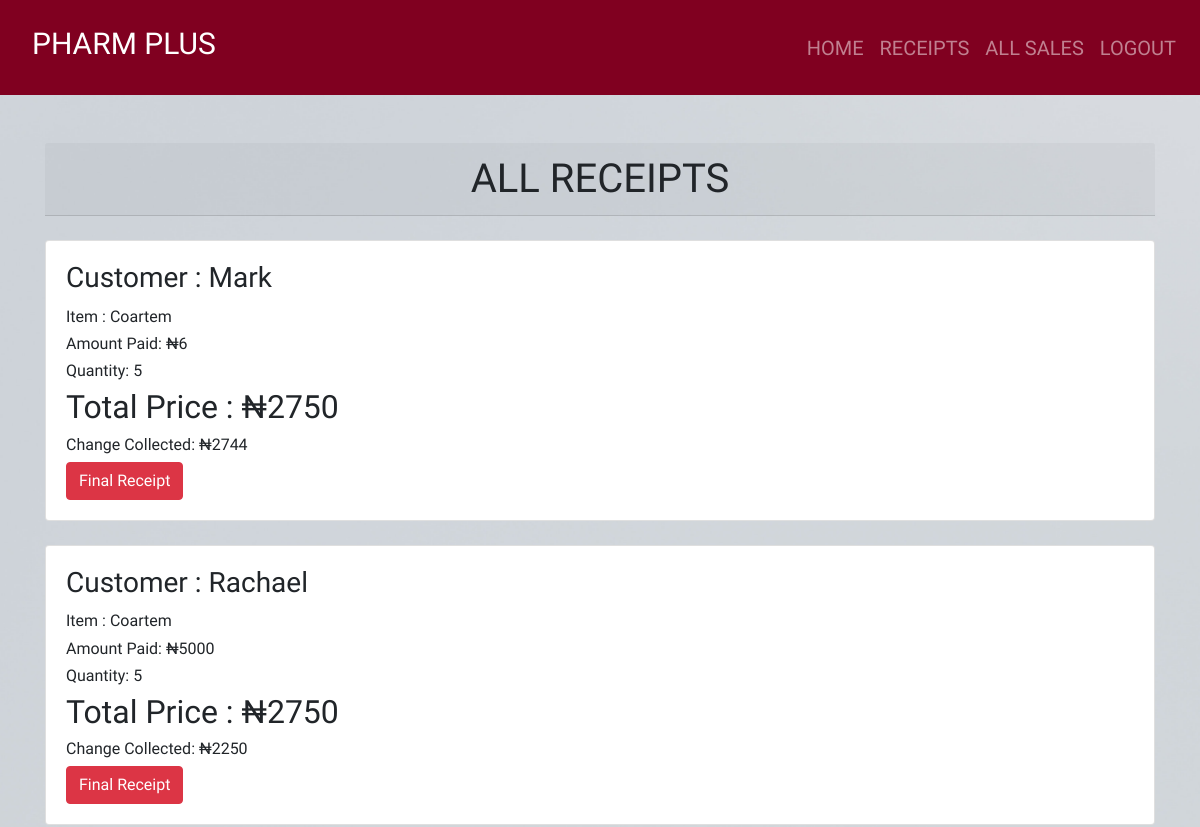
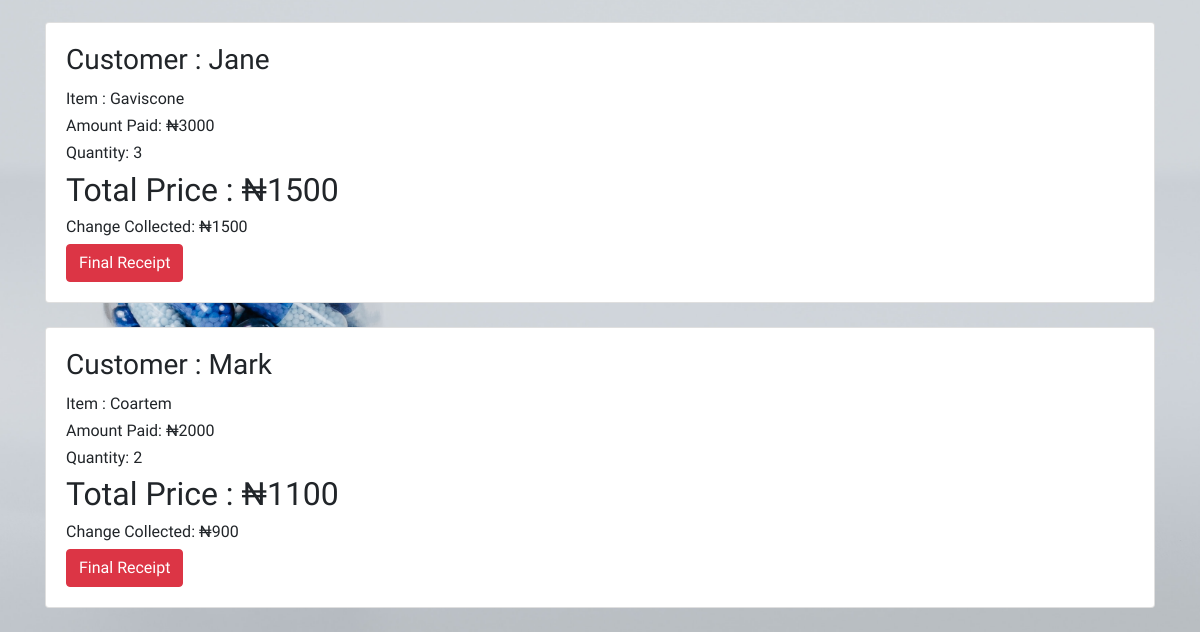
/receipt/ (signed in), run on an earlier commit of the app's database (2 pictures, top to bottom).
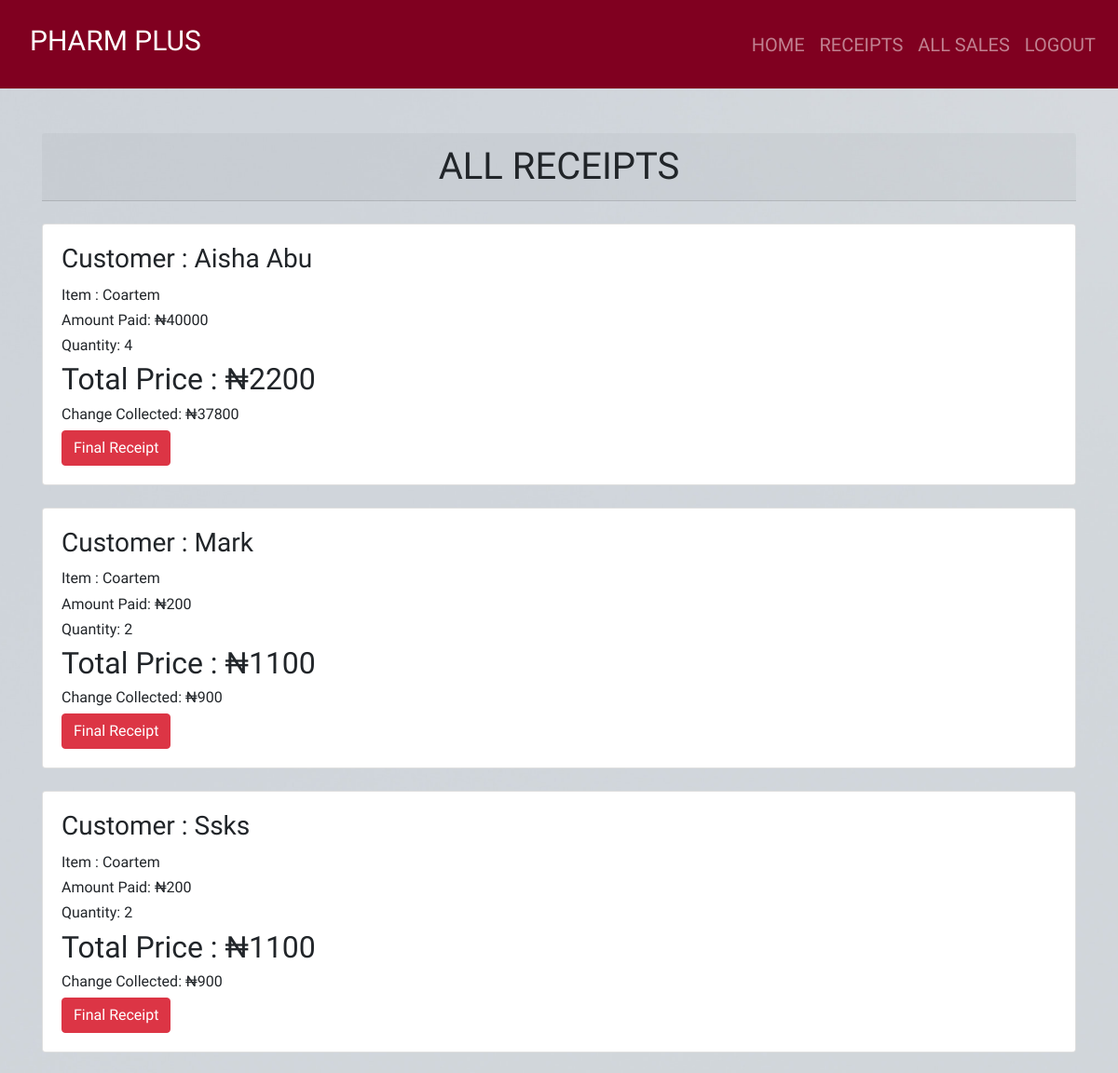
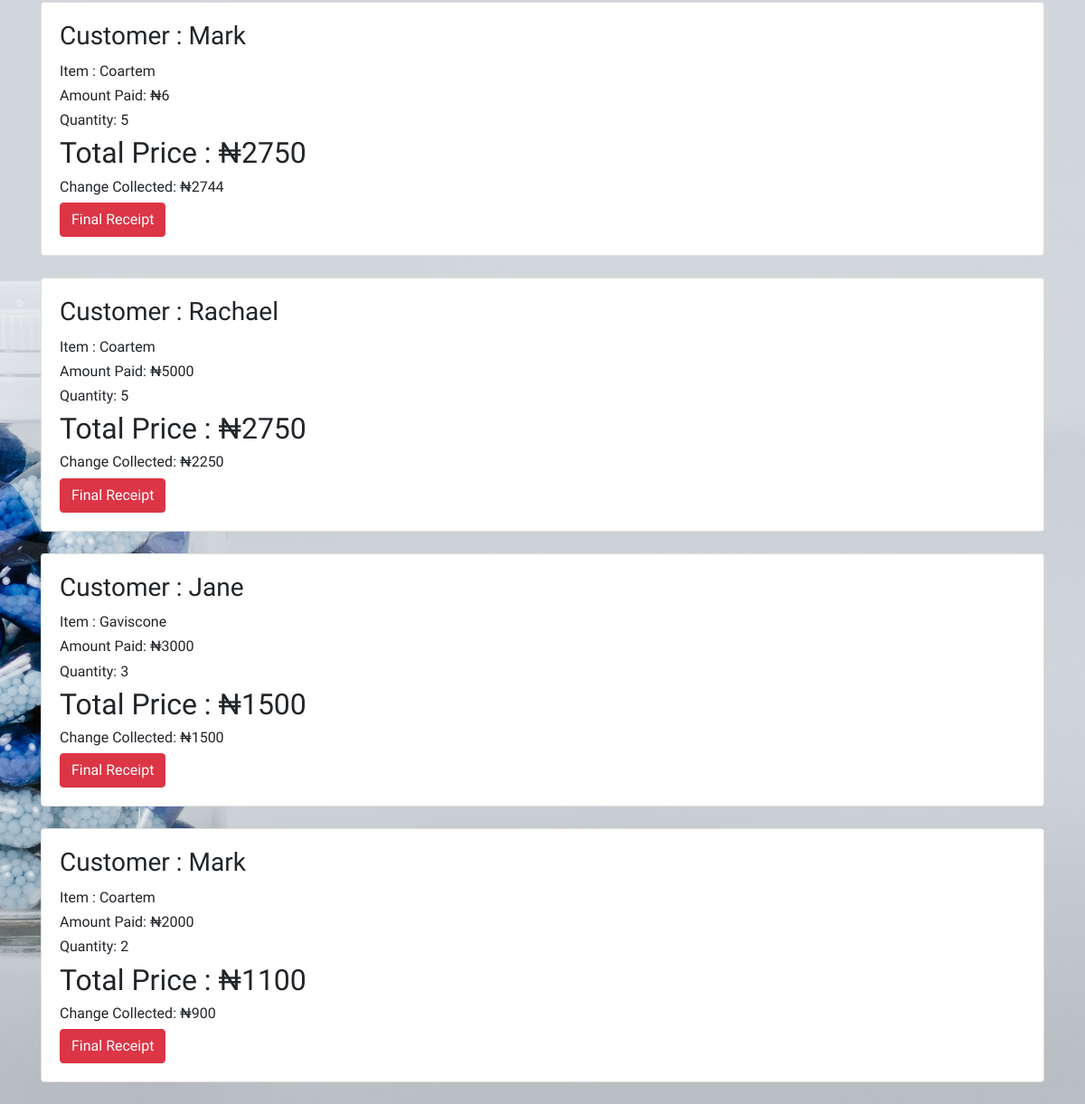
And on a later commit of the database (2 pictures, top to bottom).
### product_app/models.py (models this page shows, shortened)
class Sale(models.Model):
    item = models.ForeignKey(Product, on_delete = models.CASCADE)
    quantity = models.IntegerField(default = 0, null = True, blank = True)
    amount_received = models.IntegerField(default = 0, null = True, blank = True)
    issued_to = models.CharField(max_length = 50, null = True, blank = True)
    unit_price = models.IntegerField(default = 0, null = True, blank = True)
    def get_total(self):
        total = self.quantity * self.item.unit_price
        return int(total)
    def get_change(self):
        change = self.get_total() - self.amount_received
        return abs(int(change))

class Product(models.Model):
    category_name = models.ForeignKey(Category, on_delete = models.CASCADE,null = True, blank = True )
    item_name = models.CharField(max_length = 50, null = True, blank = True)
    total_quantity = models.IntegerField(default = 0, null = True, blank = True)
    issued_quantity = models.IntegerField(default = 0, null = True, blank = True)
    received_quantity = models.IntegerField(default = 0, null = True, blank = True)
    unit_price = models.IntegerField(default = 0, null = True, blank = True)
    def __str__(self):
        return self.item_name

### product_app/views.py (the view)
# urls.py: path('receipt/', views.receipt, name = "receipt"),
@login_required
def receipt(request):
    sales = Sale.objects.all().order_by('-id')
    return render(request,
    'products/receipt.html',
    {'sales': sales,
    })

### templates/products/receipt.html
 {% extends 'products/base.html'%} {% block content%}
<br /><br>
<div class="container">
  <h1 class="card-header text-center">ALL RECEIPTS</h1><br>
  {% for sale in sales %}
  <div class="card">
    <div class="card-body">
      <h3 class="card-title">Customer : {{sale.issued_to | title}}</h3>
      <h6 class="card-text">Item : {{sale.item}}</h6>
      <h6 class="card-text">Amount Paid:  ₦{{ sale.amount_received }}</h6>
      <h6 class="card-text">Quantity: {{sale.quantity }}</h6>
      <h2>Total Price :  ₦{{ sale.get_total }}</h2>
      <div style="flex: 1">
        <h6 class="card-text">Change Collected:  ₦{{ sale.get_change }}</h6>
        <a href="{% url 'receipt_detail' sale.id %}">
          <input
            type="submit"
            value="Final Receipt"
            class="btn btn-danger"
            type="button"
          />
        </a>
      </div>
    </div>
  </div>
  <br />
  {% endfor %}
</div>
{% endblock %}

What changed in the data, as far as the page shows it:
added Sale: issued_to "Aisha Abu", item "Coartem", amount_received "40000", quantity "4", get_total "2200", get_change "37800"
added Sale: issued_to "Mark", item "Coartem", amount_received "200", quantity "2", get_total "1100", get_change "900"
added Sale: issued_to "Ssks", item "Coartem", amount_received "200", quantity "2", get_total "1100", get_change "900"
